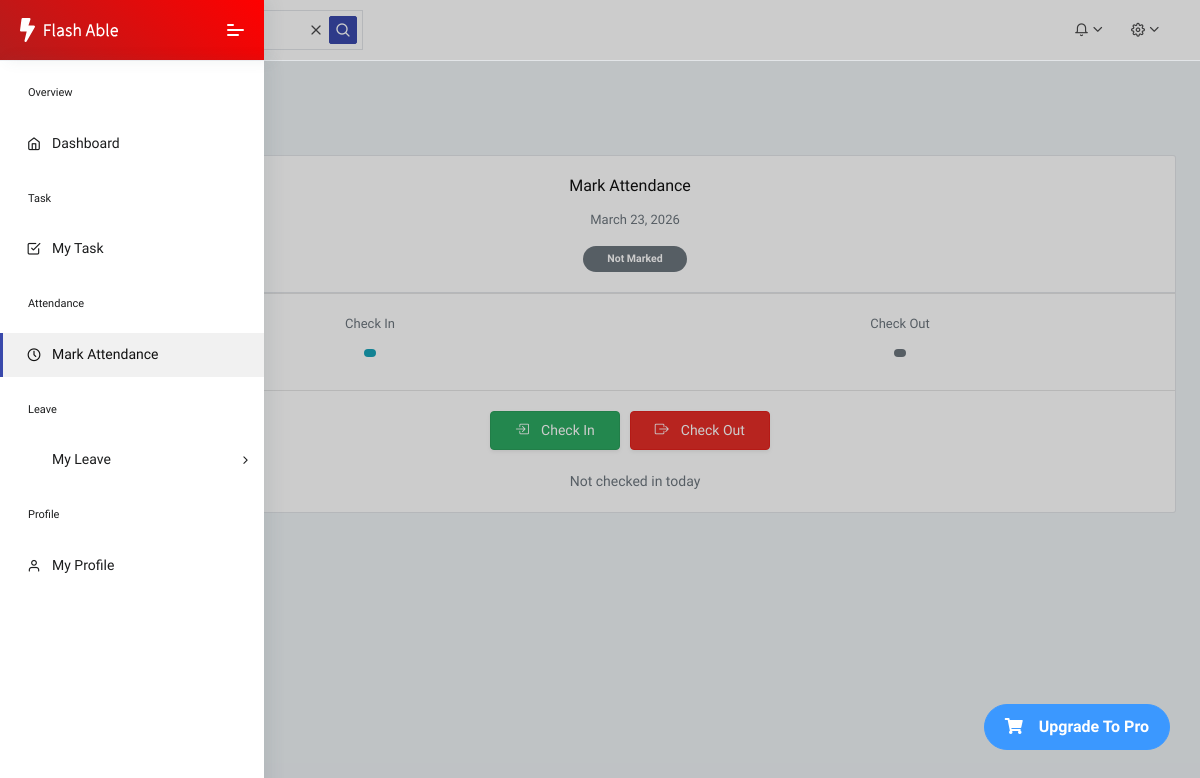
The app's page /my_attendance/ (signed in), older data.
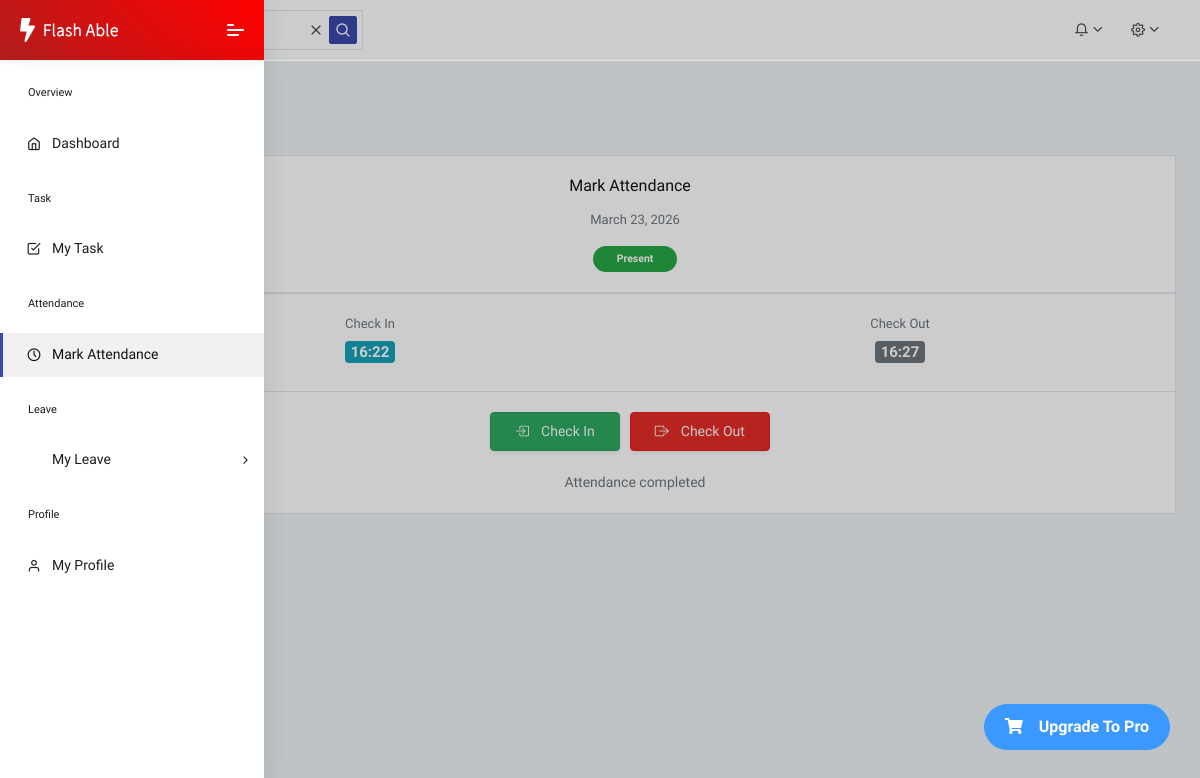
The same page, newer data.
### core/models.py (models this page shows, shortened)
class Attendance(models.Model):
    STATUS = [
        ("Present", "Present"),
        ("Absent", "Absent"),
        ("Half Day", "Half Day"),
    ]
    employee = models.ForeignKey(User, on_delete=models.CASCADE)
    date = models.DateField()
    check_in = models.TimeField(null=True, blank=True)
    check_out = models.TimeField(null=True, blank=True)
    status = models.CharField(max_length=20, choices=STATUS)
    class Meta:
        unique_together = ['employee', 'date']

### core/views.py (the view, shortened to what this page needs)
# urls.py: path('my_attendance/', views.my_attendance, name='my-attendance'),
def my_attendance(request):
    if request.user.role != "EMPLOYEE":
        messages.error(request, "Only Employees Can Mark Attendance")
        return redirect('employee-dashboard')
    user = request.user
    today = localtime().date()
    attendance = Attendance.objects.filter(employee=user, date=today).first()
    context = {
        'today_attendance' : attendance,
        'today_date' : today
    }
    return render(request,'attendance/My_attendance.html',context)

### core/templates/attendance/My_attendance.html (shortened to what this page needs)
{% extends 'dashboard/Employee_Dashboard.html' %}
{% load static %}
{% block mein %}
 <div class="pcoded-main-container">
    <div class="pcoded-wrapper">
        <div class="pcoded-content">
            <div class="pcoded-inner-content">
                <div class="main-body">
                    <div class="page-wrapper">
                        <div class="page-header">
                            <div class="page-block">
                                <div class="row align-items-center">
                                    <div class="col-md-12">
                                        <div class="page-header-title">
                                            <h5 class="m-b-10">Sample Page</h5>
                                        </div>
                                        <ul class="breadcrumb">
                                            <li class="breadcrumb-item"><a href="index.html"></a></li>
                                            <li class="breadcrumb-item"><a href="#!">Sample Page</a></li>
                                        </ul>
                                    </div>
                                </div>
                            </div>
                        </div>
                        <div class="row">
                            <div class="col-sm-12">
                                <div class="card">
                                    <div class="card-header card-body text-center">
                                        <h5 class="mb-3">Mark Attendance</h5>
                                        <p class="text-muted mb-3">{{ today_date }}</p>
                                        {% if today_attendance.status == "Present" %}
                                            <span class="badge badge-success px-4 py-2 rounded-pill">Present</span>
                                        {% elif today_attendance.status == "Absent" %}
                                            <span class="badge badge-danger px-4 py-2 rounded-pill">Absent</span>
                                        {% else %}
                                            <span class="badge badge-secondary px-4 py-2 rounded-pill">Not Marked</span>
                                        {% endif %}
                                        </div>
                                         <hr class="m-0">
                                        <div class="card-body">
                                        <div class="row text-center">
                                            <div class="col-md-6 border-end">
                                            <p class="text-muted mb-1">Check In</p>
                                            <h4 class="fw-bold">
                                                <span class="badge badge-info">
                                                   {{ today_attendance.check_in|default:"--"|time:"H:i" }}
                                                </span>
                                            </h4>
                                            </div>
                                            <div class="col-md-6">
                                            <p class="text-muted mb-1">Check Out</p>
                                            <h4 class="fw-bold">
                                               <span class="badge badge-secondary">
                                                {{ today_attendance.check_out|default:"--"|time:"H:i" }}
                                               </span>
                                            </h4>
                                            </div>
                                        </div>
                                        </div>
                                        <hr class="m-0">
                                        <div class="card-body text-center">
                                        <form method="POST">
                                            <div class="d-flex justify-content-center gap-3">
                                            <button name="action" value="checkin"
                                                class="btn btn-success px-4 py-2 d-flex align-items-center gap-2 shadow-sm">
                                                <i class="bi bi-box-arrow-in-right"></i>
                                                Check In
                                            </button>
                                            <button name="action" value="checkout"
                                                class="btn btn-danger px-4 py-2 d-flex align-items-center gap-2 shadow-sm">
                                                <i class="bi bi-box-arrow-right"></i>
                                                Check Out
                                            </button>
                                            </div>
                                        </form>
                                        <div class="mt-3 text-muted">
                                            {% if today_attendance.check_in and not today_attendance.check_out %}
                                            Checked in at {{ today_attendance.check_in|time:"H:i" }}
                                            {% elif today_attendance.check_out %}
                                            Attendance completed
                                            {% else %}
                                            Not checked in today
                                            {% endif %}
                                        </div>
                                        </div>
                                    </div>
                                </div>
                            </div>
                        </div>
                    </div>
                </div>
            </div>
        </div>
    </div>
{% endblock %}

### core/templates/dashboard/Employee_Dashboard.html (shortened to what this page needs)
{% load static %}
<!DOCTYPE html>
<html lang="en">
<head>
	<link rel="stylesheet" href="{% static 'assets/fonts/fontawesome/css/fontawesome-all.min.css' %}">
	<link rel="stylesheet" href="{% static 'assets/plugins/animation/css/animate.min.css' %}">
	<link rel="stylesheet" href="{% static 'assets/css/style.css' %}">
	<link href="https://cdn.jsdelivr.net/npm/bootstrap-icons@1.11.3/font/bootstrap-icons.css" rel="stylesheet">
</head>
<body class="">
	<nav class="pcoded-navbar menupos-fixed menu-light brand-red ">
		<div class="navbar-wrapper ">
			<div class="navbar-brand header-logo">
				<a href="index.html" class="b-brand">
					<img src="{% static 'assets/images/logo.svg' %}" alt="" class="logo images">
				</a>
				<a class="mobile-menu" id="mobile-collapse" href="#!"><span></span></a>
			</div>
			<div class="navbar-content scroll-div">
				<ul class="nav pcoded-inner-navbar">
					<li class="nav-item pcoded-menu-caption">
						<label>Overview</label>
					</li>
					<li class="nav-item">
						<a href="{% url 'employee-dashboard' %}" class="nav-link"><span class="pcoded-micon"><i class="feather icon-home"></i></span><span class="pcoded-mtext">Dashboard</span></a>
					</li>
					<li class="nav-item pcoded-menu-caption">
						<label>Task</label>
					</li>
					<li class="nav-item">
						<a href="{% url 'my-task' %}" class="nav-link"><span class="pcoded-micon"><i class="feather icon-check-square"></i></span><span class="pcoded-mtext">My Task</span></a>
					</li>
					<li class="nav-item pcoded-menu-caption">
						<label>Attendance</label>
					</li>
					<li class="nav-item">
						<a href="{% url 'my-attendance' %}" class="nav-link"><span class="pcoded-micon"><i class="feather icon-clock"></i></span><span class="pcoded-mtext">Mark Attendance</span></a>
					</li>
					<li class="nav-item pcoded-menu-caption">
						<label>Leave</label>
					</li>
					<li class="nav-item pcoded-hasmenu">
						<a href="#!" class="nav-link"><span class="pcoded-micon"></span><span class="pcoded-mtext">My Leave</span></a>
					</li>
					<li class="nav-item pcoded-menu-caption">
						<label>Profile</label>
					</li>
					<li class="nav-item">
						<a href="" class="nav-link"><span class="pcoded-micon"><i class="feather icon-user"></i></span><span class="pcoded-mtext">My Profile</span></a>
					</li>
				</ul>
			</div>
		</div>
	</nav>
	<header class="navbar pcoded-header navbar-expand-lg navbar-light headerpos-fixed">
		<div class="collapse navbar-collapse">
			<ul class="navbar-nav mr-auto">
				<li class="nav-item">
					<div class="main-search open">
						<div class="input-group">
							<a href="#!" class="input-group-append search-close">
								<i class="feather icon-x input-group-text"></i>
							</a>
							<span class="input-group-append search-btn btn btn-primary">
								<i class="feather icon-search input-group-text"></i>
							</span>
						</div>
					</div>
				</li>
			</ul>
			<ul class="navbar-nav ml-auto">
				<li>
					<div class="dropdown">
						<a class="dropdown-toggle" href="#" data-toggle="dropdown"><i class="icon feather icon-bell"></i></a>
					</div>
				</li>
				<li>
					<div class="dropdown drp-user">
						<a href="#" class="dropdown-toggle" data-toggle="dropdown">
							<i class="icon feather icon-settings"></i>
						</a>
					</div>
				</li>
			</ul>
		</div>
	</header>
	{% block mein %}{% endblock %}
</body>
</html>

Row changes from the older to the newer data that the page shows:
added Attendance: check_in "16:22", check_out "16:27"
Text that changed along with them:
text no longer shown: "Not Marked Not checked in today"
text now shown: "Present Attendance completed"
